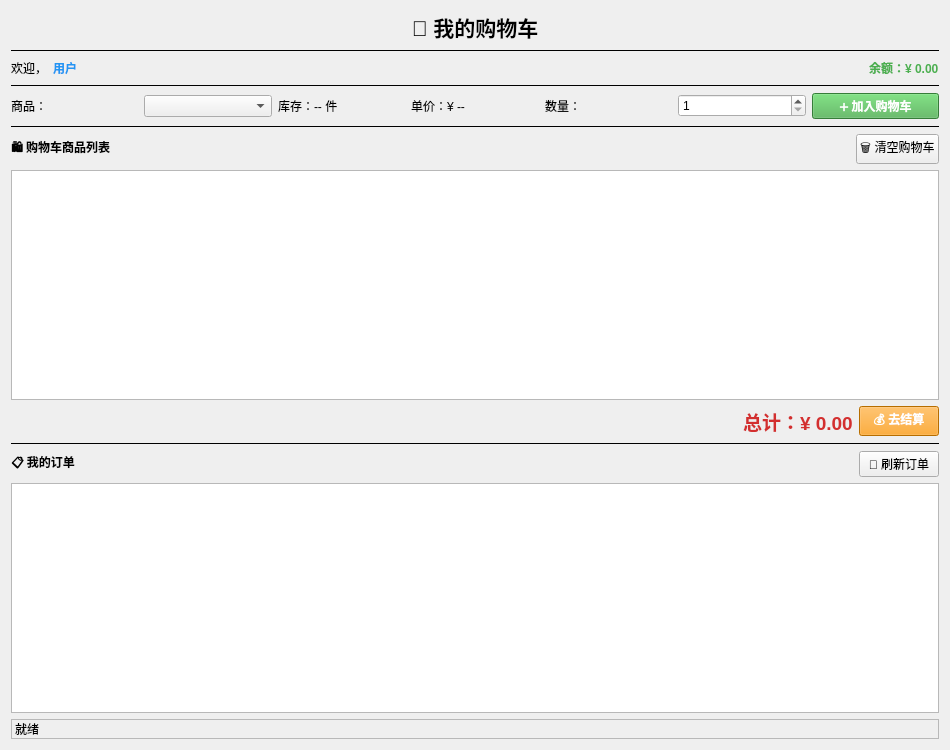
<?xml version="1.0" encoding="UTF-8"?>
<ui version="4.0">
 <class>CartWidget</class>
 <widget class="QWidget" name="CartWidget">
  <property name="geometry">
   <rect>
    <x>0</x>
    <y>0</y>
    <width>950</width>
    <height>750</height>
   </rect>
  </property>
  <property name="windowTitle">
   <string>购物车</string>
  </property>
  <layout class="QVBoxLayout" name="verticalLayout">
   <item>
    <widget class="QLabel" name="titleLabel">
     <property name="font">
      <font>
       <pointsize>16</pointsize>
       <bold>true</bold>
      </font>
     </property>
     <property name="text">
      <string>🛒 我的购物车</string>
     </property>
     <property name="alignment">
      <set>Qt::AlignCenter</set>
     </property>
    </widget>
   </item>
   <item>
    <widget class="QFrame" name="line">
     <property name="frameShape">
      <enum>QFrame::HLine</enum>
     </property>
    </widget>
   </item>
   <item>
    <layout class="QHBoxLayout" name="userInfoLayout">
     <item>
      <widget class="QLabel" name="welcomeLabel">
       <property name="text">
        <string>欢迎，</string>
       </property>
      </widget>
     </item>
     <item>
      <widget class="QLabel" name="usernameLabel">
       <property name="text">
        <string>用户</string>
       </property>
       <property name="styleSheet">
        <string>color: #2196f3; font-weight: bold;</string>
       </property>
      </widget>
     </item>
     <item>
      <spacer name="horizontalSpacer">
       <property name="orientation">
        <enum>Qt::Horizontal</enum>
       </property>
       <property name="sizeHint" stdset="0">
        <size>
         <width>40</width>
         <height>20</height>
        </size>
       </property>
      </spacer>
     </item>
     <item>
      <widget class="QLabel" name="balanceLabel">
       <property name="text">
        <string>余额：¥ 0.00</string>
       </property>
       <property name="styleSheet">
        <string>color: #4caf50; font-weight: bold;</string>
       </property>
      </widget>
     </item>
    </layout>
   </item>
   <item>
    <widget class="QFrame" name="line_2">
     <property name="frameShape">
      <enum>QFrame::HLine</enum>
     </property>
    </widget>
   </item>
   <item>
    <layout class="QHBoxLayout" name="addToCartLayout">
     <item>
      <widget class="QLabel" name="productLabel">
       <property name="text">
        <string>商品：</string>
       </property>
      </widget>
     </item>
     <item>
      <widget class="QComboBox" name="productCombo">
       <property name="minimumWidth">
        <number>200</number>
       </property>
      </widget>
     </item>
     <item>
      <widget class="QLabel" name="stockLabel">
       <property name="text">
        <string>库存：-- 件</string>
       </property>
      </widget>
     </item>
     <item>
      <widget class="QLabel" name="priceLabel">
       <property name="text">
        <string>单价：¥ --</string>
       </property>
      </widget>
     </item>
     <item>
      <widget class="QLabel" name="quantityLabel">
       <property name="text">
        <string>数量：</string>
       </property>
      </widget>
     </item>
     <item>
      <widget class="QSpinBox" name="quantitySpin">
       <property name="minimum">
        <number>1</number>
       </property>
       <property name="maximum">
        <number>999</number>
       </property>
      </widget>
     </item>
     <item>
      <widget class="QPushButton" name="addToCartButton">
       <property name="text">
        <string>➕ 加入购物车</string>
       </property>
       <property name="styleSheet">
        <string>background-color: #4caf50; color: white; font-weight: bold;</string>
       </property>
      </widget>
     </item>
    </layout>
   </item>
   <item>
    <widget class="QFrame" name="line_3">
     <property name="frameShape">
      <enum>QFrame::HLine</enum>
     </property>
    </widget>
   </item>
   <item>
    <layout class="QHBoxLayout" name="cartTitleLayout">
     <item>
      <widget class="QLabel" name="cartListLabel">
       <property name="font">
        <font>
         <bold>true</bold>
        </font>
       </property>
       <property name="text">
        <string>🛍️ 购物车商品列表</string>
       </property>
      </widget>
     </item>
     <item>
      <spacer name="horizontalSpacer_2">
       <property name="orientation">
        <enum>Qt::Horizontal</enum>
       </property>
       <property name="sizeHint" stdset="0">
        <size>
         <width>40</width>
         <height>20</height>
        </size>
       </property>
      </spacer>
     </item>
     <item>
      <widget class="QPushButton" name="clearCartButton">
       <property name="text">
        <string>🗑️ 清空购物车</string>
       </property>
      </widget>
     </item>
    </layout>
   </item>
   <item>
    <widget class="QTableWidget" name="cartTable">
     <property name="alternatingRowColors">
      <bool>true</bool>
     </property>
     <property name="selectionBehavior">
      <enum>QAbstractItemView::SelectRows</enum>
     </property>
     <property name="editTriggers">
      <set>QAbstractItemView::NoEditTriggers</set>
     </property>
     <attribute name="horizontalHeaderStretchLastSection">
      <bool>true</bool>
     </attribute>
    </widget>
   </item>
   <item>
    <layout class="QHBoxLayout" name="checkoutLayout">
     <item>
      <spacer name="horizontalSpacer_3">
       <property name="orientation">
        <enum>Qt::Horizontal</enum>
       </property>
       <property name="sizeHint" stdset="0">
        <size>
         <width>40</width>
         <height>20</height>
        </size>
       </property>
      </spacer>
     </item>
     <item>
      <widget class="QLabel" name="totalLabel">
       <property name="font">
        <font>
         <pointsize>14</pointsize>
         <bold>true</bold>
        </font>
       </property>
       <property name="text">
        <string>总计：¥ 0.00</string>
       </property>
       <property name="styleSheet">
        <string>color: #d32f2f;</string>
       </property>
      </widget>
     </item>
     <item>
      <widget class="QPushButton" name="checkoutButton">
       <property name="text">
        <string>💰 去结算</string>
       </property>
       <property name="minimumWidth">
        <number>120</number>
       </property>
       <property name="styleSheet">
        <string>background-color: #ff9800; color: white; font-weight: bold;</string>
       </property>
      </widget>
     </item>
    </layout>
   </item>
   <item>
    <widget class="QFrame" name="line_4">
     <property name="frameShape">
      <enum>QFrame::HLine</enum>
     </property>
    </widget>
   </item>
   <item>
    <layout class="QHBoxLayout" name="orderTitleLayout">
     <item>
      <widget class="QLabel" name="orderListLabel">
       <property name="font">
        <font>
         <bold>true</bold>
        </font>
       </property>
       <property name="text">
        <string>📋 我的订单</string>
       </property>
      </widget>
     </item>
     <item>
      <spacer name="horizontalSpacer_4">
       <property name="orientation">
        <enum>Qt::Horizontal</enum>
       </property>
       <property name="sizeHint" stdset="0">
        <size>
         <width>40</width>
         <height>20</height>
        </size>
       </property>
      </spacer>
     </item>
     <item>
      <widget class="QPushButton" name="refreshOrdersButton">
       <property name="text">
        <string>🔄 刷新订单</string>
       </property>
      </widget>
     </item>
    </layout>
   </item>
   <item>
    <widget class="QTableWidget" name="ordersTable">
     <property name="alternatingRowColors">
      <bool>true</bool>
     </property>
     <property name="selectionBehavior">
      <enum>QAbstractItemView::SelectRows</enum>
     </property>
     <property name="editTriggers">
      <set>QAbstractItemView::NoEditTriggers</set>
     </property>
     <attribute name="horizontalHeaderStretchLastSection">
      <bool>true</bool>
     </attribute>
    </widget>
   </item>
   <item>
    <widget class="QLabel" name="statusLabel">
     <property name="text">
      <string>就绪</string>
     </property>
     <property name="frameShape">
      <enum>QFrame::StyledPanel</enum>
     </property>
    </widget>
   </item>
  </layout>
 </widget>
 <resources/>
 <connections/>
</ui>
